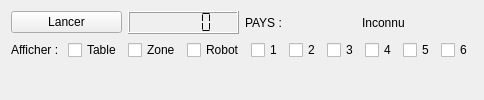
      <widget class="QWidget" name="tab_View">
       <attribute name="title">
        <string>Vue</string>
       </attribute>
       <layout class="QVBoxLayout" name="verticalLayout_2">
        <item>
         <layout class="QVBoxLayout" name="v_layout_Whole_Game_View">
          <item>
           <layout class="QHBoxLayout" name="h_layout_Instruments_Game_View">
            <item>
             <widget class="QPushButton" name="pushButton_Start_Game">
              <property name="text">
               <string>Lancer</string>
              </property>
             </widget>
            </item>
            <item>
             <widget class="QLCDNumber" name="lcdNumber_Elapsed_Time">
              <property name="smallDecimalPoint">
               <bool>true</bool>
              </property>
              <property name="segmentStyle">
               <enum>QLCDNumber::Flat</enum>
              </property>
              <property name="intValue" stdset="0">
               <number>0</number>
              </property>
             </widget>
            </item>
            <item>
             <widget class="QLabel" name="label_Country">
              <property name="sizePolicy">
               <sizepolicy hsizetype="Minimum" vsizetype="Preferred">
                <horstretch>0</horstretch>
                <verstretch>0</verstretch>
               </sizepolicy>
              </property>
              <property name="text">
               <string>PAYS : </string>
              </property>
             </widget>
            </item>
            <item>
             <widget class="QLabel" name="label_country">
              <property name="text">
               <string>Inconnu</string>
              </property>
             </widget>
            </item>
           </layout>
          </item>
          <item>
           <layout class="QHBoxLayout" name="horizontalLayout_5">
            <item>
             <widget class="QLabel" name="label_5">
              <property name="text">
               <string>Afficher : </string>
              </property>
             </widget>
            </item>
            <item>
             <widget class="QCheckBox" name="checkBox">
              <property name="text">
               <string>Table</string>
              </property>
             </widget>
            </item>
            <item>
             <widget class="QCheckBox" name="checkBox_2">
              <property name="text">
               <string>Zone</string>
              </property>
             </widget>
            </item>
            <item>
             <widget class="QCheckBox" name="checkBox_3">
              <property name="text">
               <string>Robot</string>
              </property>
             </widget>
            </item>
            <item>
             <widget class="QCheckBox" name="checkBox_4">
              <property name="text">
               <string>1</string>
              </property>
             </widget>
            </item>
            <item>
             <widget class="QCheckBox" name="checkBox_5">
              <property name="text">
               <string>2</string>
              </property>
             </widget>
            </item>
            <item>
             <widget class="QCheckBox" name="checkBox_6">
              <property name="text">
               <string>3</string>
              </property>
             </widget>
            </item>
            <item>
             <widget class="QCheckBox" name="checkBox_7">
              <property name="text">
               <string>4</string>
              </property>
             </widget>
            </item>
            <item>
             <widget class="QCheckBox" name="checkBox_8">
              <property name="text">
               <string>5</string>
              </property>
             </widget>
            </item>
            <item>
             <widget class="QCheckBox" name="checkBox_9">
              <property name="text">
               <string>6</string>
              </property>
             </widget>
            </item>
           </layout>
          </item>
          <item>
           <widget class="QLabel" name="label_Computed_Image">
            <property name="sizePolicy">
             <sizepolicy hsizetype="Preferred" vsizetype="Preferred">
              <horstretch>1</horstretch>
              <verstretch>1</verstretch>
             </sizepolicy>
            </property>
            <property name="text">
             <string/>
            </property>
           </widget>
          </item>
         </layout>
        </item>
       </layout>
      </widget>
